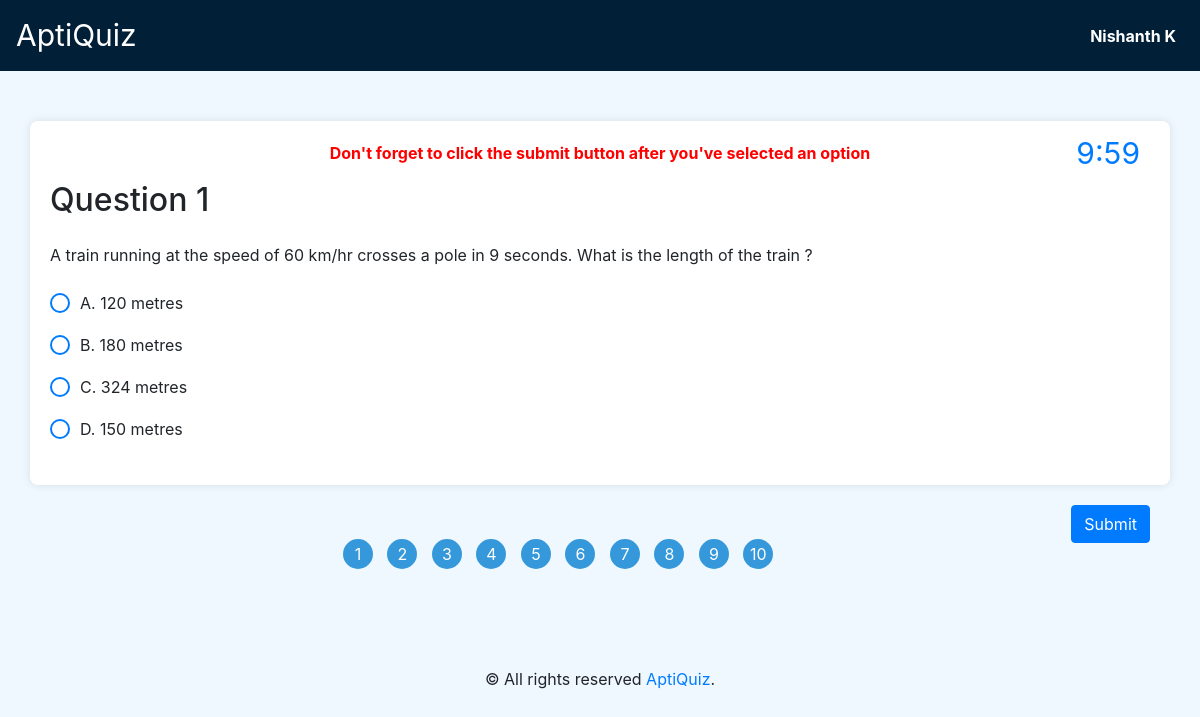
/attend_quiz/1/start/ (signed in), run on the app's committed database.
### quizapp/models.py (models this page shows, shortened)
class Questions(models.Model):
    quiz = models.ForeignKey(Quizzes, on_delete=models.CASCADE)
    topic = models.CharField(max_length=50, null=True)
    question = models.TextField(blank=False, null=True)
    image = models.ImageField(upload_to='quiz_imgs', null=True, blank=True)
    option_1 = models.CharField(max_length=255, null=True)
    option_2 = models.CharField(max_length=255, null=True)
    option_3 = models.CharField(max_length=255, null=True)
    option_4 = models.CharField(max_length=255, null=True)
    answer = models.CharField(max_length=255, null=True)

### quizapp/views.py (the view, shortened to what this page needs)
# urls.py: path('attend_quiz/<quiz_id>/<str:mode>/', views.attend_quiz, name='attend_quiz'),
@login_required(login_url='login')
def attend_quiz(request, quiz_id, mode):
    quiz = get_object_or_404(Quizzes, pk=quiz_id)
    if mode == 'start':
        if quiz.attendees.filter(pk=request.user.pk).exists():
            messages.error(request, "You've already attended that quiz. Try another one.")
            return redirect('user_dash')
        else:
            request.session['attending_quiz'] = quiz_id
            start_time = timezone.now()
            request.session['quiz_start_time'] = start_time.isoformat()
    if 'attending_quiz' in request.session:
        questions = Questions.objects.filter(quiz=quiz)
        answered_questions = UserResponse.objects.filter(user=request.user, quiz=quiz)
        question_ids = [question.id for question in questions]
        answered_question_ids = [response.question.id for response in answered_questions]
        answered_indexes = [question_ids.index(answer_id)+1 for answer_id in answered_question_ids]
        if mode != 'submission':
            if 'current_question' not in request.session:
                request.session['current_question'] = 0
                end_time = timezone.now() + timedelta(minutes=int(quiz.time_limit))
                request.session['quiz_end_time'] = end_time.isoformat()  # Store as string for serialization
            current_question_index = request.session['current_question']
            current_question = questions[current_question_index]
            if current_question.id in answered_question_ids:
                question = get_object_or_404(Questions, pk=current_question.id)
                submitted_answer = UserResponse.objects.get(quiz=quiz, question=question)
            else:
                submitted_answer = None
            form = QuizForm(request.POST or None)
        end_time_str = request.session['quiz_end_time']
        end_time = datetime.fromisoformat(end_time_str)
        if isinstance(end_time, timedelta):
            end_time = datetime.now(timezone.utc) + end_time
        if end_time.tzinfo != timezone.utc:
            end_time = end_time.astimezone(timezone.utc)
        remaining_time = end_time - timezone.now()
        remaining_seconds = max(remaining_time.total_seconds(), 0)
        if mode != 'submission':
            data = {
                'quiz': quiz,
                'questions': questions,
                'current_question': current_question,
                'current_question_number': current_question_index + 1,
                'answer': submitted_answer,
                'answered_questions': answered_indexes,
                'form': form,
                'remaining_time': remaining_seconds,  # Pass remaining time to the template
                'mode': mode,
            }
        return render(request, "user/quiz.html", data)
    else:
        return redirect('user_dash')

### templates/user/quiz.html (shortened to what this page needs)
{% load static %}
<!DOCTYPE html>
<html lang="en">
<head>
    <link href="{% static 'dist/css/bootstrap.min.css' %}" rel="stylesheet">
    <link href="{% static 'css/user.css' %}" rel="stylesheet">
</head>
<body>
    <nav class="navbar navbar-expand-lg navbar-dark" style="background-color: #011F37;">
        <a class="navbar-brand" href="#" >AptiQuiz</a>
        <div class="collapse navbar-collapse" id="navbarNav">
            <ul class="navbar-nav ml-auto">
                <li class="nav-item active">
                    <b class="nav-link">{{ user.first_name }} {{ user.last_name}}</b>
                </li>
            </ul>
        </div>
    </nav>
    <div class="container q-container">
        <div class="timer" id="timer">{{ quiz.time_limit }}:00</div>
        {% if mode == 'submission' %}
        <div class="text-center">
            <h3 class="final-text">Are you certain you want to exit the quiz ?<br><br>You can still return to the questions and double-check your answers.
                If you are satisfied that you have finished the quiz, click the Finish Quiz button.</h3>
            <a href="{% url 'finish_quiz' quiz.id %}" class="btn btn-primary">Finish Quiz</a>
        </div>
        {% else %}
        <p class="warning-txt">Don't forget to click the submit button after you've selected an option</p>
        <h2 class="mb-4">Question {{ current_question_number }}</h2>
        <p class="question-txt mb-4">{{ current_question.question }}</p>
        <form id="quiz-form" method="post" action="{% url 'attend_quiz' quiz.id 'attend' %}">
            <ul class="options">
                <li>
                    <label for="optionA"> A. {{ current_question.option_1 }}</label>
                </li>
                <li>
                    <label for="optionB"> B. {{ current_question.option_2 }}</label>
                </li>
                <li>
                    <label for="optionC"> C. {{ current_question.option_3 }}</label>
                </li>
                <li>
                    <label for="optionD"> D. {{ current_question.option_4 }}</label>
                </li>
            </ul>
            <button type="submit" class="btn btn-primary btn-next">Submit</button>
        </form>
        {% endif %}
    </div>
    <div class="container text-center mt-4 question-numbers">
    {% for question in questions %}
        {% with question_number=forloop.counter %}
            <a href="{% url 'navigate_question' quiz.id question_number %}" class="{% if question_number in answered_questions %}attended{% endif %}">{{ question_number }}</a>
        {% endwith %}
    {% endfor %}
    </div>
    <footer class="mastfoot">
        <div class="inner text-center">
          <p>&copy All rights reserved <a href="">AptiQuiz</a>.</p>
        </div>
    </footer>
</body>
</html>

### static/css/user.css (style rules this page uses)
body { background-color: aliceblue; }
.navbar-brand { font-size: 30px; }
.q-container { margin-top: 50px; background-color: #ffffff; padding: 20px; border-radius: 8px; box-shadow: 0 0 10px rgba(0, 0, 0, 0.1); position: relative; }
.timer { position: absolute; top: 10px; right: 30px; font-size: 30px; color: #007bff; }
.options { list-style-type: none; padding: 0; }
.options li { margin-bottom: 10px; }
.options label { position: relative; display: inline-block; padding-left: 30px; cursor: pointer; line-height: 1.5; }
.options label:before { content: ''; position: absolute; left: 0; top: 2px; width: 20px; height: 20px; border: 2px solid #007bff; border-radius: 50%; background-color: #ffffff; transition: background-color 0.3s; }
.btn-next { float: right; margin-top: 40px; }
.mastfoot { margin-top: 8rem; }

### templates/user/quiz.html (style rules this page uses)
.warning-txt { color: red; text-align: center; font-weight: bold; }
.question-txt { white-space: pre-wrap; }
.question-numbers a { display: inline-block; width: 30px; height: 30px; line-height: 30px; text-align: center; margin: 0 5px; border-radius: 50%; background-color: #3498db; color: #fff; text-decoration: none; transform: translateY(100%); font-size: 16px; }

### data on the page
Questions: question "A train running at the speed of 60 km/hr crosses a pole in 9 seconds. What is the length of the train ?", option_1 "120 metres", option_2 "180 metres", option_3 "324 metres", option_4 "150 metres", question_number "1"
Questions: id "2"
Questions: id "3"
Questions: id "4"
Questions: id "5"
Questions: id "6"
Questions: id "7"
Questions: id "8"
Questions: id "9"
Questions: id "10"

### other printed values
{{ user.first_name }} "Nishanth"
{{ user.last_name }} "K"
{{ current_question_number }} "1"
